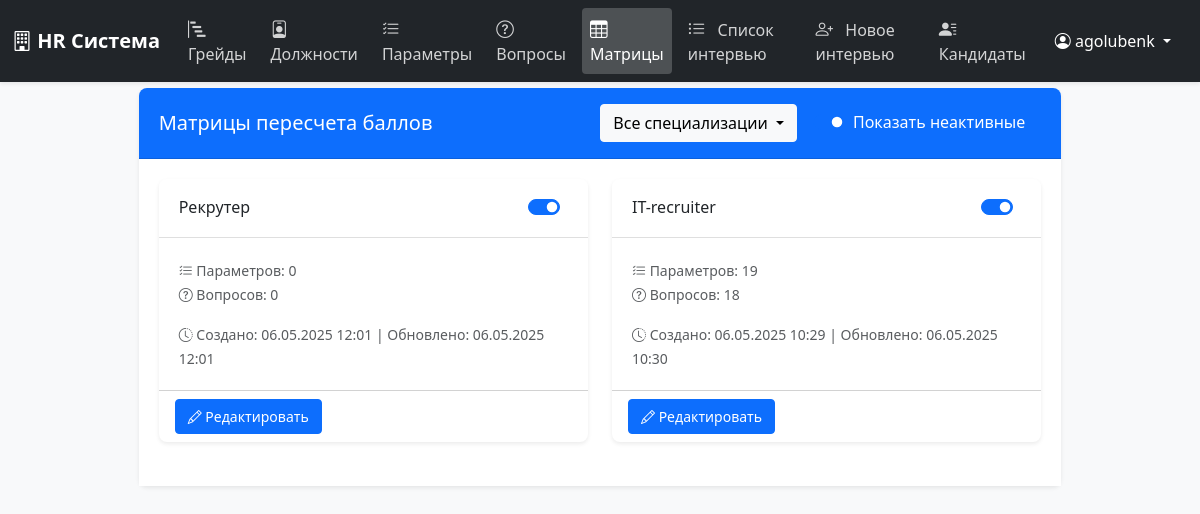
Screenshot of /score-matrices/ (signed in) with the database file from the repository.
### positions/models.py (models this page shows, shortened)
class ScoreMatrix(models.Model):
    position = models.ForeignKey(Position, on_delete=models.CASCADE, related_name='score_matrices')
    name = models.CharField(max_length=255, verbose_name='Название матрицы')
    description = models.TextField(blank=True, verbose_name='Описание')
    is_active = models.BooleanField(default=True, verbose_name='Активна')
    created_at = models.DateTimeField(auto_now_add=True, verbose_name='Дата создания')
    updated_at = models.DateTimeField(auto_now=True, verbose_name='Дата обновления')
    class Meta:
        verbose_name = 'Матрица пересчета баллов'
        verbose_name_plural = 'Матрицы пересчета баллов'
        ordering = ['-created_at']
        unique_together = ['position', 'name']

### positions/views.py (the view)
# urls.py: path('score-matrices/', views.score_matrices, name='score_matrices'),
@login_required
def score_matrices(request):
    position_id = request.GET.get('position')
    matrices = ScoreMatrix.objects.select_related('position').all()
    if position_id:
        matrices = matrices.filter(position_id=position_id)
    for matrix in matrices:
        matrix.parameters_count = Parameter.objects.filter(position=matrix.position).count()
        matrix.questions_count = InterviewQuestion.objects.filter(position=matrix.position).count()
    positions = Position.objects.all()
    selected_position = Position.objects.get(id=position_id) if position_id else None
    context = {
        'matrices': matrices,
        'positions': positions,
        'selected_position': selected_position
    }
    return render(request, 'positions/score_matrices.html', context)

### templates/positions/score_matrices.html (shortened to what this page needs)
{% extends 'positions/base.html' %}
{% load positions_extras %}
{% block content %}
<div class="container">
    <div class="row justify-content-center">
        <div class="col-md-10">
            <div class="card">
                <div class="card-header bg-primary text-white d-flex justify-content-between align-items-center">
                    <h5 class="card-title mb-0">Матрицы пересчета баллов</h5>
                    <div class="d-flex align-items-center">
                        <div class="dropdown me-3">
                            <button class="btn btn-light dropdown-toggle" type="button" id="positionDropdown" data-bs-toggle="dropdown" aria-expanded="false">
                                {% if selected_position %}
                                    {{ selected_position }}
                                {% else %}
                                    Все специализации
                                {% endif %}
                            </button>
                        </div>
                        <div class="form-check form-switch me-3">
                            <input class="form-check-input" type="checkbox" id="showInactiveMatrices" checked>
                            <label class="form-check-label text-white" for="showInactiveMatrices">Показать неактивные</label>
                        </div>
                    </div>
                </div>
                <div class="card-body">
                    {% if matrices %}
                    <div class="row">
                        {% for matrix in matrices %}
                        <div class="col-md-6 mb-4 matrix-card" data-is-active="{{ matrix.is_active|yesno:'true,false' }}">
                            <div class="card h-100 {% if not matrix.is_active %}border-danger{% endif %}">
                                <div class="card-header d-flex justify-content-between align-items-center">
                                    <h6 class="card-title mb-0">{{ matrix.name }}</h6>
                                    <div class="form-check form-switch">
                                        <input class="form-check-input toggle-active"
                                               type="checkbox"
                                               data-matrix-id="{{ matrix.id }}"
                                               {% if matrix.is_active %}checked{% endif %}>
                                    </div>
                                </div>
                                <div class="card-body">
                                    <p class="card-text">
                                        <small class="text-muted">
                                            <i class="bi bi-list-check"></i> Параметров: {{ matrix.parameters_count }}<br>
                                            <i class="bi bi-question-circle"></i> Вопросов: {{ matrix.questions_count }}
                                        </small>
                                    </p>
                                    <p class="card-text">
                                        <small class="text-muted">
                                            <i class="bi bi-clock-history"></i> Создано: {{ matrix.created_at|date:"d.m.Y H:i" }} | Обновлено: {{ matrix.updated_at|date:"d.m.Y H:i" }}
                                        </small>
                                    </p>
                                </div>
                                <div class="card-footer bg-transparent">
                                    <div class="d-flex justify-content-between">
                                        <a href="{% url 'positions:edit_score_matrix' matrix_id=matrix.id %}" class="btn btn-primary btn-sm">
                                            <i class="bi bi-pencil"></i> Редактировать
                                        </a>
                                    </div>
                                </div>
                            </div>
                        </div>
                        {% endfor %}
                    </div>
                    {% else %}
                    <div class="alert alert-info">
                        Матрицы пересчета баллов не найдены. Создайте новую специализацию для автоматического создания матрицы.
                    </div>
                    {% endif %}
                </div>
            </div>
        </div>
    </div>
</div>
{% endblock %}

### templates/positions/base.html (shortened to what this page needs)
<!DOCTYPE html>
<html lang="ru">
<head>
    <link href="https://cdn.jsdelivr.net/npm/bootstrap@5.3.0/dist/css/bootstrap.min.css" rel="stylesheet">
    <link href="https://cdn.jsdelivr.net/npm/bootstrap-icons@1.10.0/font/bootstrap-icons.css" rel="stylesheet">
    <link rel="stylesheet" href="https://cdn.jsdelivr.net/npm/bootstrap-icons@1.11.3/font/bootstrap-icons.css">
</head>
<body>
    <nav class="navbar navbar-expand-lg navbar-dark fixed-top">
        <div class="container-fluid">
            <a class="navbar-brand" href="#">
                <i class="bi bi-building"></i> HR Система
            </a>
            <div class="collapse navbar-collapse" id="navbarNav">
                <ul class="navbar-nav me-auto">
                    <li class="nav-item">
                        <a class="nav-link {% if request.resolver_match.url_name == 'grades' %}active{% endif %}"
                           href="{% url 'positions:grades' %}">
                            <i class="bi bi-bar-chart-steps"></i> Грейды
                        </a>
                    </li>
                    <li class="nav-item">
                        <a class="nav-link {% if request.resolver_match.url_name == 'positions' %}active{% endif %}"
                           href="{% url 'positions:positions' %}">
                            <i class="bi bi-person-badge"></i> Должности
                        </a>
                    </li>
                    <li class="nav-item">
                        <a class="nav-link {% if request.resolver_match.url_name == 'parameters' %}active{% endif %}"
                           href="{% url 'positions:parameters' %}">
                            <i class="bi bi-list-check"></i> Параметры
                        </a>
                    </li>
                    <li class="nav-item">
                        <a class="nav-link {% if request.resolver_match.url_name == 'questions' %}active{% endif %}"
                           href="{% url 'positions:questions' %}">
                            <i class="bi bi-question-circle"></i> Вопросы
                        </a>
                    </li>
                    <li class="nav-item">
                        <a class="nav-link {% if request.resolver_match.url_name == 'score_matrices' %}active{% endif %}"
                           href="{% url 'positions:score_matrices' %}">
                            <i class="bi bi-table"></i> Матрицы
                        </a>
                    </li>
                    <li class="nav-item">
                        <a class="nav-link {% if request.resolver_match.url_name == 'interview_list' %}active{% endif %}"
                           href="{% url 'positions:interview_list' %}">
                            <i class="bi bi-list-ul"></i> Список интервью
                        </a>
                    </li>
                    <li class="nav-item">
                        <a class="nav-link {% if request.resolver_match.url_name == 'interview_create' %}active{% endif %}"
                           href="{% url 'positions:interview_create' %}">
                            <i class="bi bi-person-plus"></i> Новое интервью
                        </a>
                    </li>
                    <li class="nav-item">
                        <a class="nav-link {% if request.resolver_match.url_name == 'candidate_list' %}active{% endif %}" href="{% url 'positions:candidate_list' %}">
                            <i class="bi bi-person-lines-fill"></i> Кандидаты
                        </a>
                    </li>
                </ul>
                {% if user.is_authenticated %}
                <div class="user-dropdown">
                    <button class="btn btn-link dropdown-toggle" type="button" data-bs-toggle="dropdown">
                        <i class="bi bi-person-circle"></i> {{ user.username }}
                    </button>
                </div>
                {% endif %}
            </div>
        </div>
    </nav>
    <main class="main-content">
        {% block content %}{% endblock %}
    </main>
</body>
</html>

### templates/positions/base.html (style rules this page uses)
body { min-height: 100vh; background-color: #f8f9fa; padding-top: 56px; color: #212529; }
.navbar { background-color: #212529; box-shadow: 0 2px 4px rgba(0,0,0,.08); }
.navbar-brand { font-weight: 600; color: #fff; font-size: 1.25rem; }
.nav-link { color: #fff; opacity: 0.8; transition: all 0.3s; padding: 0.5rem 1rem; border-radius: 0.25rem; margin: 0 0.25rem; }
.nav-link.active { opacity: 1; background-color: rgba(255, 255, 255, 0.2); font-weight: 500; }
.nav-link i { margin-right: 0.5rem; font-size: 1.1rem; }
.main-content { padding: 2rem; }
.card { border: none; box-shadow: 0 2px 4px rgba(0,0,0,.08); border-radius: 0.5rem; background-color: #fff; }
.card-header { border-radius: 0.5rem 0.5rem 0 0 !important; padding: 1rem 1.25rem; background-color: #fff; border-bottom: 1px solid rgba(0,0,0,.125); }
.card-body { padding: 1.25rem; background-color: #fff; }
.user-dropdown .btn-link { color: #fff; text-decoration: none; padding: 0.5rem 1rem; border-radius: 0.25rem; transition: all 0.3s; }
.btn { border-radius: 0.25rem; padding: 0.375rem 0.75rem; font-weight: 500; transition: all 0.3s; }
.btn-primary { background-color: #0d6efd; border-color: #0d6efd; }

### rows the page displays
ScoreMatrix: name "Рекрутер", is_active "☑", parameters_count "0", questions_count "0", created_at "06.05.2025 12:01", updated_at "06.05.2025 12:01"
ScoreMatrix: name "IT-recruiter", is_active "☑", parameters_count "19", questions_count "18", created_at "06.05.2025 10:29", updated_at "06.05.2025 10:30"

### other values shown
{{ user.username }} "agolubenk"
